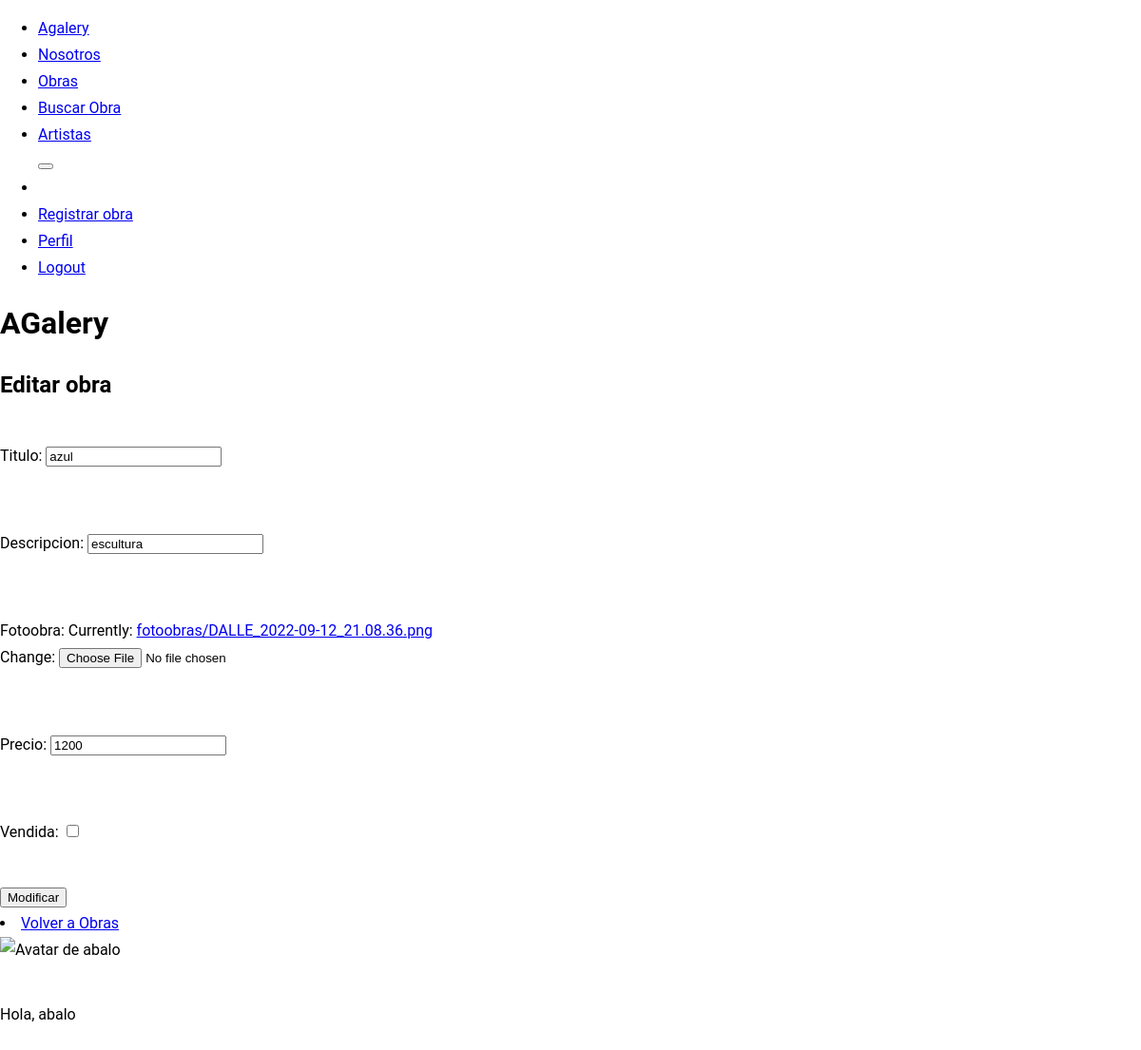
Page /editarobra/3 (signed in) on the committed database.
### appgaleria/models.py (models this page shows, shortened)
class obra(models.Model):
    artista = models.ForeignKey(User, on_delete=models.CASCADE, related_name='Artista')
    titulo = models.CharField(max_length=100)
    descripcion = models.CharField(max_length=300)
    fotoobra = models.ImageField(upload_to='fotoobras')
    precio = models.IntegerField(default=1)
    vendida = models.BooleanField(default= "no")

### appgaleria/views.py (the view, shortened to what this page needs)
# urls.py: path('editarobra/<int:pk>', views.obra_editar, name='editarobra'),
@login_required
def obra_editar(request, pk):
    if request.user.is_authenticated:
       avatar_usuario = avatar.objects.get(user=request.user)
    else:
       context = {}
    obra_editar = obra.objects.get(id=pk)
    if request.user != obra_editar.artista: # solo permite al usuario dueño editar
        return redirect('acceso_denegado')
    form = obraForm(instance=obra_editar)
    context = {'form':form}
    return render(request, 'appgaleria/obras/obras_editar.html', context)

### appgaleria/forms.py
class obraForm(forms.ModelForm):
    class Meta:
        model = obra
        fields = [
            'titulo',
            'descripcion',
            'fotoobra',
            'precio',
            'vendida'
            ]

### appgaleria/templates/appgaleria/obras/obras_editar.html (shortened to what this page needs)
{% extends 'appgaleria/padre.html' %}
{% block content %}
<h1>Editar obra</h1>
<form method="post" enctype="multipart/form-data">
    {{ form.as_p }}
    <button type="submit"> Modificar </button>
  </form>
  <li class="nav-link"><a class="nav-link" href={% url 'obratodas' %}>Volver a Obras</a></li>
{% endblock content %}

### appgaleria/templates/appgaleria/padre.html (shortened to what this page needs)
<!DOCTYPE html>
<html lang="en">
    <head>
        {% load static %}
        {% block head %}
        <link href="{% static 'agalery/css/styles.css' %}" rel="stylesheet" />
        {% endblock head %}
    </head>
    {% block nav %}
        <nav class="navbar navbar-expand-lg" navbar-light bg-light"">
            <div class="container px-lg-5">
                        <ul class="navbar-nav ms-auto mb-2 mb-lg-0">
                            <li class="nav-link"><a class="nav-link" href={% url 'home'%}>Agalery</a></li>
                            <li class="nav-link"><a class="nav-link" href={% url 'nosotros' %}>Nosotros</a></li>
                            <li class="nav-link"><a class="nav-link" href={% url 'obratodas' %}>Obras</a></li>
                            <li class="nav-link"><a class="nav-link" href={% url 'buscarobras' %}>Buscar Obra</a></li>
                            <li class="nav-link"><a class="nav-link" href={% url 'usuarios'%}>Artistas </a></li>
                <button class="navbar-toggler" type="button" data-bs-toggle="collapse" data-bs-target="#navbarSupportedContent" aria-controls="navbarSupportedContent" aria-expanded="false" aria-label="Toggle navigation"></button>
                <div class="collapse navbar-collapse" id="navbarSupportedContent">
                    {% if request.user.is_authenticated %}
                    <li><img src="{{url}}" style="max-height: 40px; max-width: 40px;"></li>
                    {% endif %}
                        {% if request.user.is_authenticated %}
                            <li class="nav-link"><a class="nav-link" href={% url 'registro_obra'%} >Registrar obra</a></li>
                            <li class="nav-link"><a class="nav-link" href={% url 'perfil'%}>Perfil </a></li>
                            <li class="nav-link"><a class="nav-link" href={% url 'logout' %}>Logout </a></li>
                        {% else %}
                            <li class="nav-link"><a class="nav-link" href={% url 'login'%}>Login </a></li>
                            <li class="nav-link"><a class="nav-link" href={% url 'singup'%}>Registrar</a></li>
                        {% endif %}
                    </ul>
                </div>
        </nav>
        {% endblock nav %}
    <body>
        <header class="py-1"> <div class="bg-light rounded-1 text-center">
            <h1 class="display-3 fw-bold">
                AGalery
            </h1>  </div> </header>
        <section class="py-1">
             <div class="container-sm">
                <div class="bg-light rounded-1 text-center">
{% block content %}{% endblock content %}
                </div>
            </div>
        </section>
        {% block footer %}
        <footer class="py-10 bg-dark">
                <div class="container">
                <div class="copyright text-center text-xl-left text-muted">
                                {% if request.user.is_authenticated %}
                                {% with avatar_url=avatar.imagen %}
                                <img src="{{ avatar_usuario.imagen.url }}" alt="Avatar de {{ request.user.username }}" width="50">
                                    <p class="text-muted small mb-4 mb-lg0"> Hola, {{user.username}}</p>
                                {% endwith %}
                            {% endif %}
                </div>
            </div>
        </footer>
        {% endblock footer %}
    </body>
</html>

### appgaleria/static/agalery/css/styles.css (style rules this page uses)
:root { --bs-blue: #0d6efd; --bs-indigo: #6610f2; --bs-purple: #6f42c1; --bs-pink: #d63384; --bs-red: #dc3545; --bs-orange: #fd7e14; --bs-yellow: #ffc107; --bs-green: #198754; --bs-teal: #20c997; --bs-cyan: #0dcaf0; --bs-white: #fff; --bs-gray: #6c757d; --bs-gray-dark: #343a40; --bs-gray-100: #f8f9fa; --bs-gray-200: #e9ecef; --bs-gray-300: #dee2e6; --bs-gray-400: #ced4da; --bs-gray-500: #adb5bd; --bs-gray-600: #6c757d; --bs-gray-700: #495057; --bs-gray-800: #343a40; --bs-gray-900: #212529; --bs-primary: #0d6efd; --bs-secondary: #6c757d; --bs-success: #198754; --bs-info: #0dcaf0; --bs-warning: #ffc107; --bs-danger: #dc3545; --bs-light: #f8f9fa; --bs-dark: #212529; --bs-primary-rgb: 13, 110, 253; --bs-secondary-rgb: 108, 117, 125; --bs-success-rgb: 25, 135, 84; --bs-info-rgb: 13, 202, 240; --bs-warning-rgb: 255, 193, 7; --bs-danger-rgb: 220, 53, 69; --bs-light-rgb: 248, 249, 250; --bs-dark-rgb: 33, 37, 41; --bs-white-rgb: 255, 255, 255; --bs-black-rgb: 0, 0, 0; --bs-body-color-rgb: 33, 37, 41; --bs-body-bg-rgb: 255, 255, 255; --bs-font-sans-serif: system-ui, -apple-system, "Segoe UI", Roboto, "Helvetica Neue", Arial, "Noto Sans", "Liberation Sans", sans-serif, "Apple Color Emoji", "Segoe UI Emoji", "Segoe UI Symbol", "Noto Color Emoji"; --bs-font-monospace: SFMono-Regular, Menlo, Monaco, Consolas, "Liberation Mono", "Courier New", monospace; --bs-gradient: linear-gradient(180deg, rgba(255, 255, 255, 0.15), rgba(255, 255, 255, 0)); --bs-body-font-family: var(--bs-font-sans-serif); --bs-body-font-size: 1rem; --bs-body-font-weight: 400; --bs-body-line-height: 1.5; --bs-body-color: #212529; --bs-body-bg: #fff; }
* { box-sizing: inherit; }
html { box-sizing: border-box; }
body { font-family: 'Roboto', sans-serif; line-height: 1.75; margin: 0; min-block-size: 100vh; }
h1 { margin-block: 0 0.5em; }
p { padding-block: 1.5em; }

### rows in the picture
obra: titulo "azul", descripcion "escultura", precio "1200"

### other values in the picture
{{ user.username }} "abalo"
